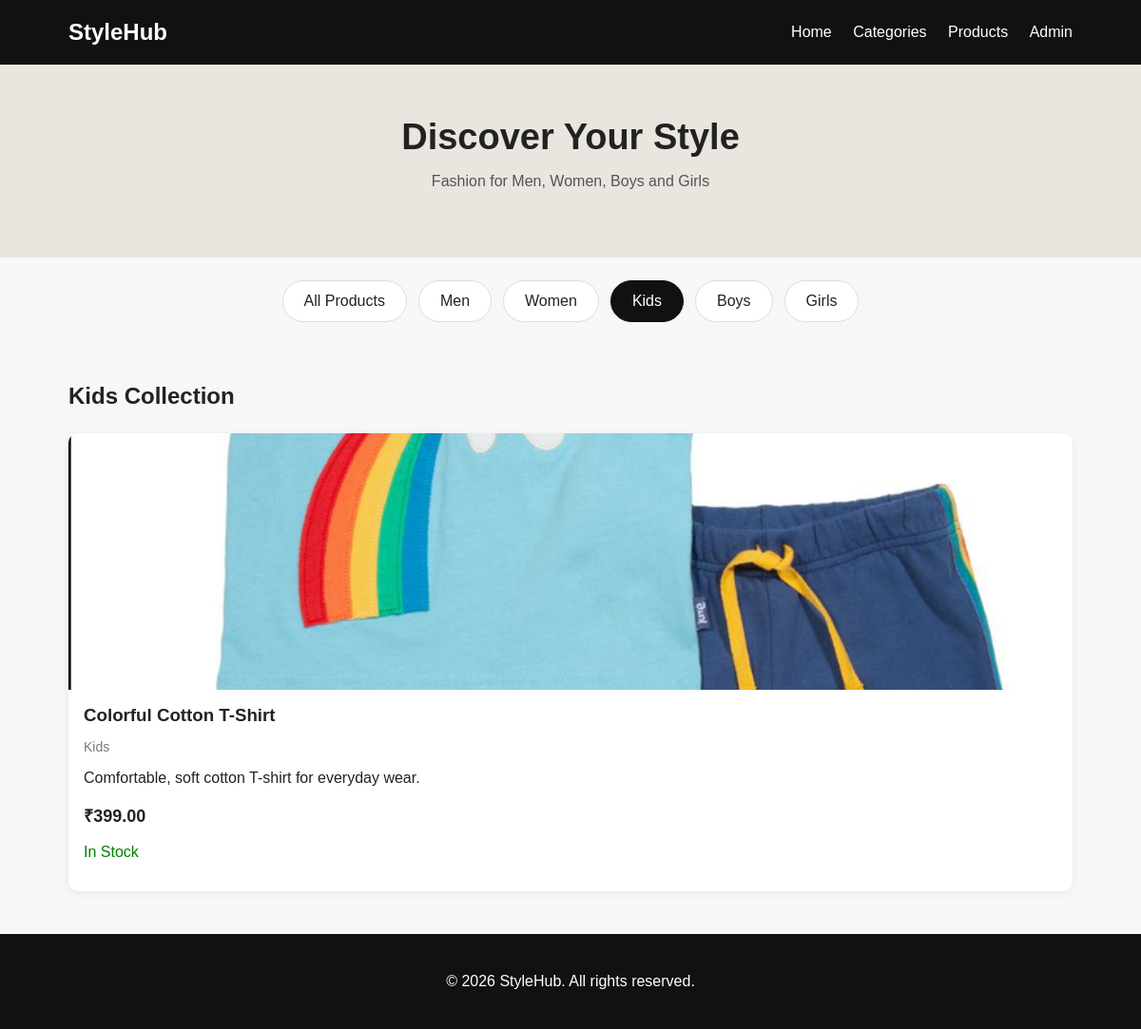
Screenshot of /category/3/ with the database file from the repository.
### store/models.py (models this page shows, shortened)
class Category(models.Model):
    name = models.CharField(max_length=100)

class Product(models.Model):
    category = models.ForeignKey(
        Category,
        on_delete=models.CASCADE,
        related_name="products"
    )
    name = models.CharField(max_length=200)
    description = models.TextField()
    price = models.DecimalField(max_digits=10, decimal_places=2)
    image = models.ImageField(upload_to='products/', blank=True, null=True)
    stock = models.PositiveIntegerField(default=0)
    created_at = models.DateTimeField(auto_now_add=True)

### store/views.py (the view)
def category_products(request, category_id):
    categories = Category.objects.all()
    selected_category = get_object_or_404(
        Category,
        id=category_id
    )
    products = Product.objects.filter(
        category=selected_category
    )
    return render(request, 'home.html', {
        'products': products,
        'categories': categories,
        'selected_category': selected_category,
    })

### store/templates/home.html (shortened to what this page needs)
<!DOCTYPE html>
<html lang="en">
<head>
</head>
<body>
    <nav>
        <h2>StyleHub</h2>
        <div>
            <a href="{% url 'home' %}">Home</a>
            <a href="#categories">Categories</a>
            <a href="#products">Products</a>
            <a href="/admin/">Admin</a>
        </div>
    </nav>
    <section class="hero">
        <h1>Discover Your Style</h1>
        <p>Fashion for Men, Women, Boys and Girls</p>
    </section>
    <div class="categories" id="categories">
        <a href="{% url 'home' %}"
           class="{% if not selected_category %}active{% endif %}">
            All Products
        </a>
        {% for category in categories %}
            <a href="{% url 'category_products' category.id %}"
               class="{% if selected_category.id == category.id %}active{% endif %}">
                {{ category.name }}
            </a>
        {% endfor %}
    </div>
    <section class="section" id="products">
        <h2>
            {% if selected_category %}
                {{ selected_category.name }} Collection
            {% else %}
                Our Latest Products
            {% endif %}
        </h2>
        <div class="products">
            {% for product in products %}
                <div class="card"
     onclick="window.location.href='{% url 'product_detail' product.id %}'"
     style="cursor: pointer;">
                    {% if product.image %}
                        <img
                            src="{{ product.image.url }}"
                            alt="{{ product.name }}"
                        >
                    {% else %}
                        <img
                            src="https://placehold.co/400x500?text=No+Image"
                            alt="No image available"
                        >
                    {% endif %}
                    <div class="details">
                        <h3>{{ product.name }}</h3>
                        <p class="category">
                            {{ product.category.name }}
                        </p>
                        <p>{{ product.description|truncatewords:12 }}</p>
                        <p class="price">
                            ₹{{ product.price }}
                        </p>
                        {% if product.stock > 0 %}
                            <p style="color: green;">In Stock</p>
                        {% else %}
                            <p style="color: red;">Out of Stock</p>
                        {% endif %}
                    </div>
            {% empty %}
                <p>No products available in this collection yet.</p>
            {% endfor %}
        </div>
    </section>
    <footer>
        <p>© 2026 StyleHub. All rights reserved.</p>
    </footer>
</body>
</html>

### store/templates/home.html (style rules this page uses)
* { box-sizing: border-box; }
body { margin: 0; font-family: Arial, sans-serif; background: #f7f7f7; color: #222; }
nav { background: #111; color: white; padding: 20px 6%; display: flex; justify-content: space-between; align-items: center; flex-wrap: wrap; gap: 15px; }
nav h2 { margin: 0; }
nav a { color: white; text-decoration: none; margin-left: 18px; }
.hero { padding: 55px 20px; text-align: center; background: #e9e5df; }
.hero h1 { font-size: 38px; margin: 0 0 12px; }
.hero p { color: #555; }
.categories { display: flex; justify-content: center; flex-wrap: wrap; gap: 12px; padding: 24px 15px; }
.categories a { background: white; padding: 12px 22px; border-radius: 25px; text-decoration: none; color: #222; border: 1px solid #ddd; }
.categories a:hover, .categories a.active { background: #111; color: white; border-color: #111; }
.section { padding: 20px 6% 45px; }
.section h2 { margin-bottom: 25px; }
.products { display: grid; grid-template-columns: repeat(auto-fit, minmax(210px, 1fr)); gap: 24px; }
.card { background: white; border-radius: 10px; overflow: hidden; box-shadow: 0 2px 8px #00000010; transition: transform 0.2s; }
.card img { width: 100%; height: 270px; object-fit: cover; display: block; }
.details { padding: 16px; }
.details h3 { margin: 0 0 10px; }
.price { font-size: 18px; font-weight: bold; }
.category { color: #777; font-size: 14px; }
footer { background: #111; color: white; padding: 25px; text-align: center; }

### rows the page displays
Category: name "Men"
Category: name "Women"
Category: name "Kids"
Category: name "Boys"
Category: name "Girls"
Product: image (picture), name "Colorful Cotton T-Shirt", category.name "Kids", description "Comfortable, soft cotton T-shirt for everyday wear.", price "399.00", stock "In Stock"
